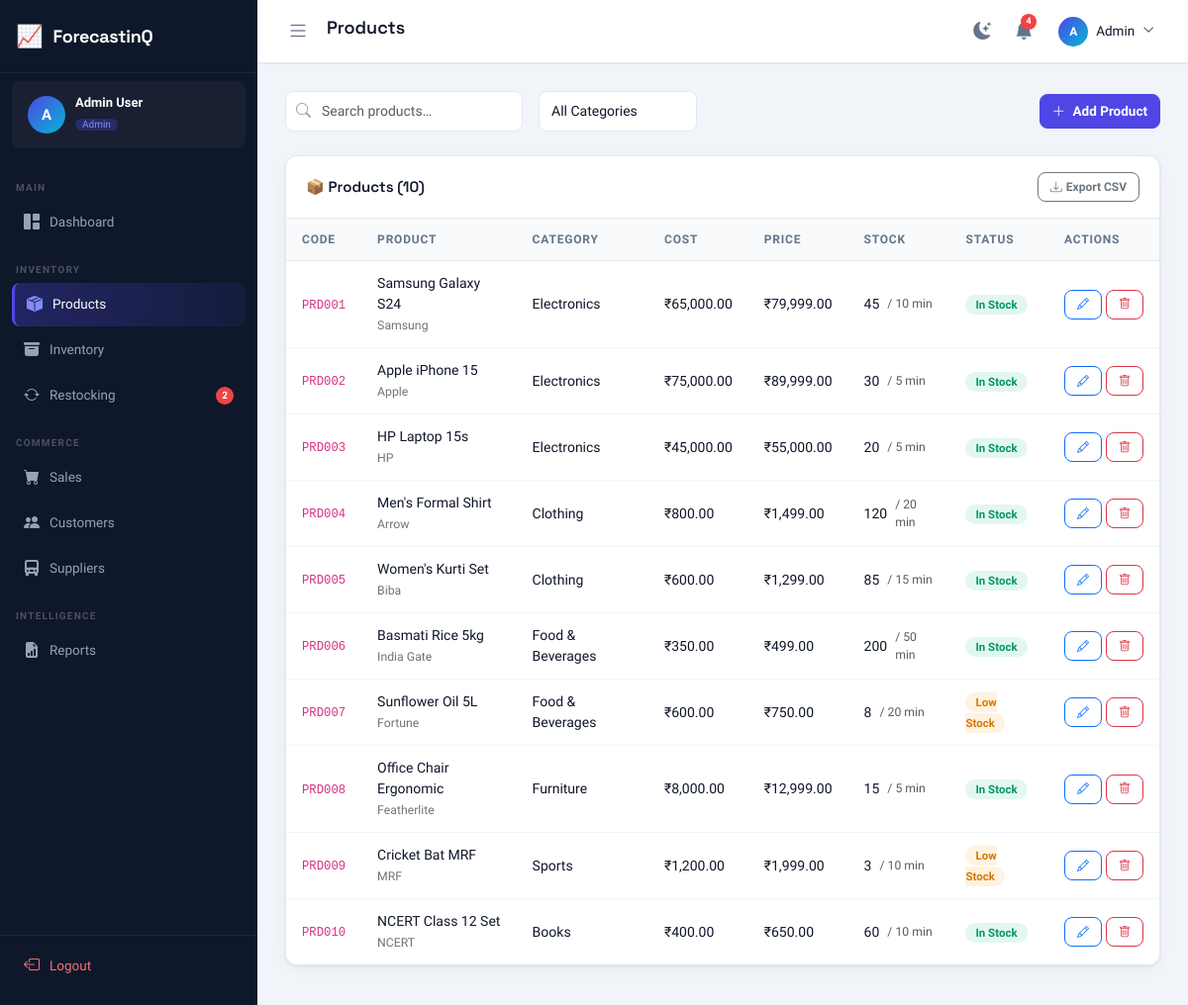
/products/ (signed in), run on an earlier commit of the app's database.
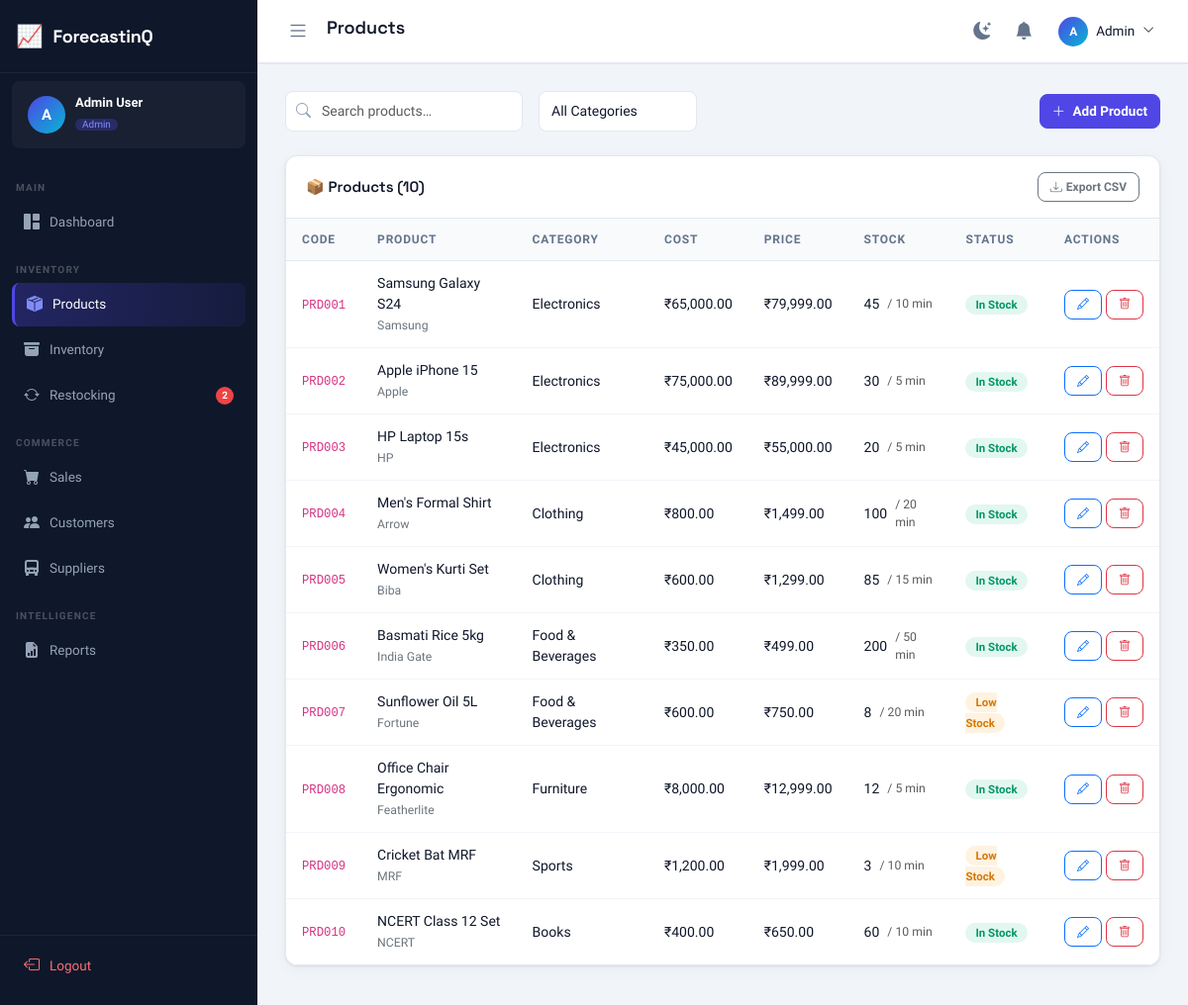
And on a later commit of the database.
### tables this page shows
CREATE TABLE products (
    id INTEGER PRIMARY KEY AUTOINCREMENT,
    product_code VARCHAR(20) UNIQUE NOT NULL,
    name VARCHAR(200) NOT NULL,
    category_id INTEGER,
    brand VARCHAR(100),
    supplier_id INTEGER,
    cost_price DECIMAL(12,2) NOT NULL DEFAULT 0.00,
    selling_price DECIMAL(12,2) NOT NULL DEFAULT 0.00,
    stock_quantity INTEGER DEFAULT 0,
    min_stock_level INTEGER DEFAULT 10,
    reorder_quantity INTEGER DEFAULT 50,
    image_path VARCHAR(255),
    description TEXT,
    status VARCHAR(20) DEFAULT 'active' CHECK(status IN ('active','inactive')),
    created_at TIMESTAMP DEFAULT CURRENT_TIMESTAMP,
    updated_at TIMESTAMP DEFAULT CURRENT_TIMESTAMP,
    FOREIGN KEY (category_id) REFERENCES categories(id) ON DELETE SET NULL,
    FOREIGN KEY (supplier_id) REFERENCES suppliers(id) ON DELETE SET NULL
);

CREATE TABLE categories (
    id INTEGER PRIMARY KEY AUTOINCREMENT,
    name VARCHAR(100) NOT NULL,
    description TEXT,
    created_at TIMESTAMP DEFAULT CURRENT_TIMESTAMP
);

### blueprints/products.py (the view, shortened to what this page needs)
@bp.route("/", methods=["GET", "POST"])
@login_required
def index():
    search = request.args.get("search", "").strip()
    cat_filter = int(request.args.get("category") or 0)
    page = max(1, int(request.args.get("page") or 1))
    per_page = 10
    offset = (page - 1) * per_page
    where = "WHERE p.status='active'"
    params = []
    if search:
        where += " AND p.name LIKE ?"
        params.append(f"%{search}%")
    if cat_filter:
        where += " AND p.category_id=?"
        params.append(cat_filter)
    total = dbFetchOne(f"SELECT COUNT(*) AS v FROM products p {where}", tuple(params))
    products = dbFetchAll(
        f"""SELECT p.*, c.name AS category_name, s.name AS supplier_name
            FROM products p
            LEFT JOIN categories c ON c.id=p.category_id
            LEFT JOIN suppliers s ON s.id=p.supplier_id
            {where} ORDER BY p.created_at DESC LIMIT ? OFFSET ?""",
        tuple(params) + (per_page, offset),
    )
    for p in products:
        if p["stock_quantity"] == 0:
            p["badge"], p["label"] = "badge-out-stock", "Out of Stock"
        elif p["stock_quantity"] <= p["min_stock_level"]:
            p["badge"], p["label"] = "badge-low-stock", "Low Stock"
        else:
            p["badge"], p["label"] = "badge-in-stock", "In Stock"
    categories = dbFetchAll("SELECT * FROM categories ORDER BY name")
    suppliers = dbFetchAll("SELECT * FROM suppliers WHERE status='active' ORDER BY name")
    total_pages = (total["v"] + per_page - 1) // per_page if total["v"] else 0
    return render_template(
        "products/index.html",
        page_title="Products", active_menu="products",
        products=products, categories=categories, suppliers=suppliers,
        total=total["v"], total_pages=total_pages, page=page,
        search=search, cat_filter=cat_filter,
    )

### db.py (called while the page is built)
def get_db():
    if "db" not in g:
        g.db = sqlite3.connect(current_app.config["DATABASE_PATH"])
        g.db.row_factory = sqlite3.Row
        g.db.execute("PRAGMA foreign_keys = ON")
    return g.db

def _row_to_dict(row):
    return dict(row) if row is not None else None

def dbFetchAll(sql, params=()):
    cur = get_db().execute(sql, params)
    return [dict(r) for r in cur.fetchall()]

def dbFetchOne(sql, params=()):
    cur = get_db().execute(sql, params)
    row = cur.fetchone()
    return _row_to_dict(row)

### utils.py (called while the page is built)
def is_logged_in() -> bool:
    return bool(session.get("user_id"))

def get_current_user() -> dict:
    return {
        "id": session.get("user_id", 0),
        "name": session.get("user_name", ""),
        "email": session.get("user_email", ""),
        "role": session.get("user_role", ""),
        "username": session.get("username", ""),
    }

def login_required(view):
    @wraps(view)
    def wrapped(*args, **kwargs):
        if not is_logged_in():
            return redirect(url_for("auth.login"))
        return view(*args, **kwargs)
    return wrapped

### templates/products/index.html (shortened to what this page needs)
{% extends "base.html" %}
{% block content %}
<div class="d-flex align-items-center justify-content-between mb-4 flex-wrap gap-3">
    <div class="d-flex align-items-center gap-3 flex-wrap">
        <div class="search-bar">
            <i class="bi bi-search"></i>
            <input type="text" id="searchInput" class="form-control" placeholder="Search products…" value="{{ search }}"/>
        </div>
        <select id="catFilter" class="form-select" style="width:160px;">
            <option value="0">All Categories</option>
        </select>
    </div>
    <button class="btn btn-primary" data-bs-toggle="modal" data-bs-target="#productModal" onclick="openAddModal()">
        <i class="bi bi-plus-lg me-1"></i> Add Product
    </button>
</div>
<div class="table-card">
    <div class="table-card-header">
        <span class="table-card-title">📦 Products ({{ total }})</span>
        {% if 'reports' in enabled %}<a href="{{ url_for('reports.export', type='products') }}" class="btn btn-sm btn-outline-secondary"><i class="bi bi-download me-1"></i>Export CSV</a>{% endif %}
    </div>
    <div class="table-responsive">
        <table class="table">
            <thead>
                <tr><th>Code</th><th>Product</th><th>Category</th><th>Cost</th><th>Price</th><th>Stock</th><th>Status</th><th>Actions</th></tr>
            </thead>
            <tbody>
            {% if not products %}
            <tr><td colspan="8"><div class="empty-state"><i class="bi bi-box-seam"></i><p>No products found.</p></div></td></tr>
            {% else %}
            {% for p in products %}
            <tr>
                <td><code>{{ p.product_code }}</code></td>
                <td>
                    <div class="fw-600">{{ p.name }}</div>
                    <small class="text-secondary">{{ p.brand or '' }}</small>
                </td>
                <td>{{ p.category_name or '—' }}</td>
                <td>{{ fmt_currency(p.cost_price) }}</td>
                <td class="fw-600">{{ fmt_currency(p.selling_price) }}</td>
                <td>
                    <div class="d-flex align-items-center gap-2">
                        <span class="fw-600">{{ p.stock_quantity }}</span>
                        <small class="text-muted">/ {{ p.min_stock_level }} min</small>
                    </div>
                </td>
                <td><span class="badge-status {{ p.badge }}">{{ p.label }}</span></td>
                <td>
                    <div class="d-flex gap-1">
                        <button class="btn btn-sm btn-outline-primary" onclick='editProduct({{ p|tojson }})' title="Edit">
                            <i class="bi bi-pencil"></i>
                        </button>
                        <form method="POST" class="d-inline">
                            <button type="submit" class="btn btn-sm btn-outline-danger" data-confirm="Delete '{{ p.name }}'?" title="Delete">
                                <i class="bi bi-trash"></i>
                            </button>
                        </form>
                    </div>
                </td>
            </tr>
            {% endfor %}
            {% endif %}
            </tbody>
        </table>
    </div>
</div>
{% endblock %}

What changed in the data, as far as the page shows it:
changed products "Men's Formal Shirt": stock_quantity "120" → "100"
changed products "Office Chair Ergonomic": stock_quantity "15" → "12"
Also different on the page:
{{ notif_count }}: "4" → (not shown)
